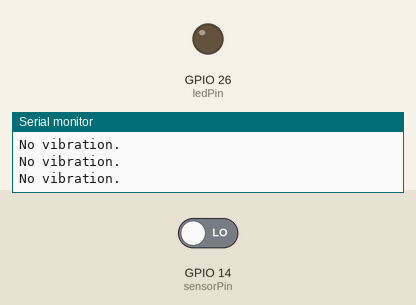
A sketch run on a simulated ESP32. Shown: output pins drawn as LEDs (lit = HIGH), the last lines printed to the serial monitor. The inputs (shaded band) are chosen by the test bench; at power-on: GPIO 14 (sensorPin) LOW.

Above: at 1.2 s.
1.3 s: GPIO 14 (sensorPin) driven HIGH
At 1.9 s:
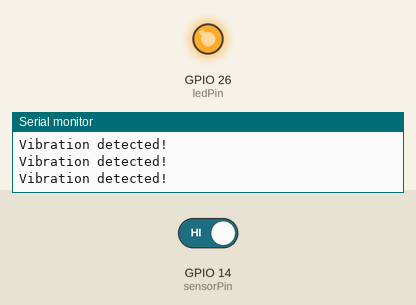
2.8 s: GPIO 14 (sensorPin) driven LOW
At 3.2 s:
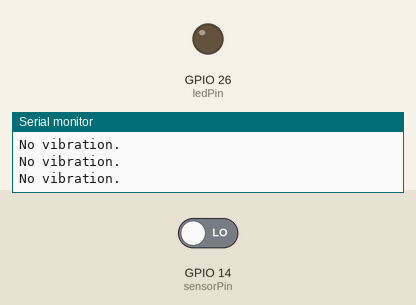
Timing chart, 0 to 5.8 s (numbered marks = the images above; inputs shaded):
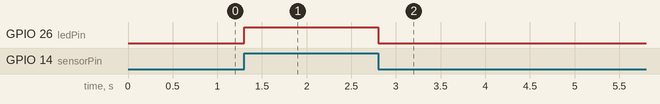

Measured:
- after the input at 1.3 s, GPIO 26 (ledPin): LOW → HIGH at once
- after the input at 2.8 s, GPIO 26 (ledPin): HIGH → LOW at once

The sketch:

vibrationLED.ino
```cpp
const int sensorPin = 14; // GPIO pin connected to the sensor's OUT pin
const int ledPin = 26;    // GPIO pin connected to the LED

void setup() {
  Serial.begin(115200); // Initialize serial communication
  pinMode(sensorPin, INPUT); // Set the sensor pin as input
  pinMode(ledPin, OUTPUT); // Set the LED pin as output
}

void loop() {
  int sensorValue = digitalRead(sensorPin); // Read the sensor value

  if (sensorValue == HIGH) {
    Serial.println("Vibration detected!"); // Output when vibration is detected
    digitalWrite(ledPin, HIGH); // Turn on the LED
  } else {
    Serial.println("No vibration."); // Output when no vibration is detected
    digitalWrite(ledPin, LOW); // Turn off the LED
  }

  delay(100); // Delay to avoid flooding the Serial Monitor
}
```
